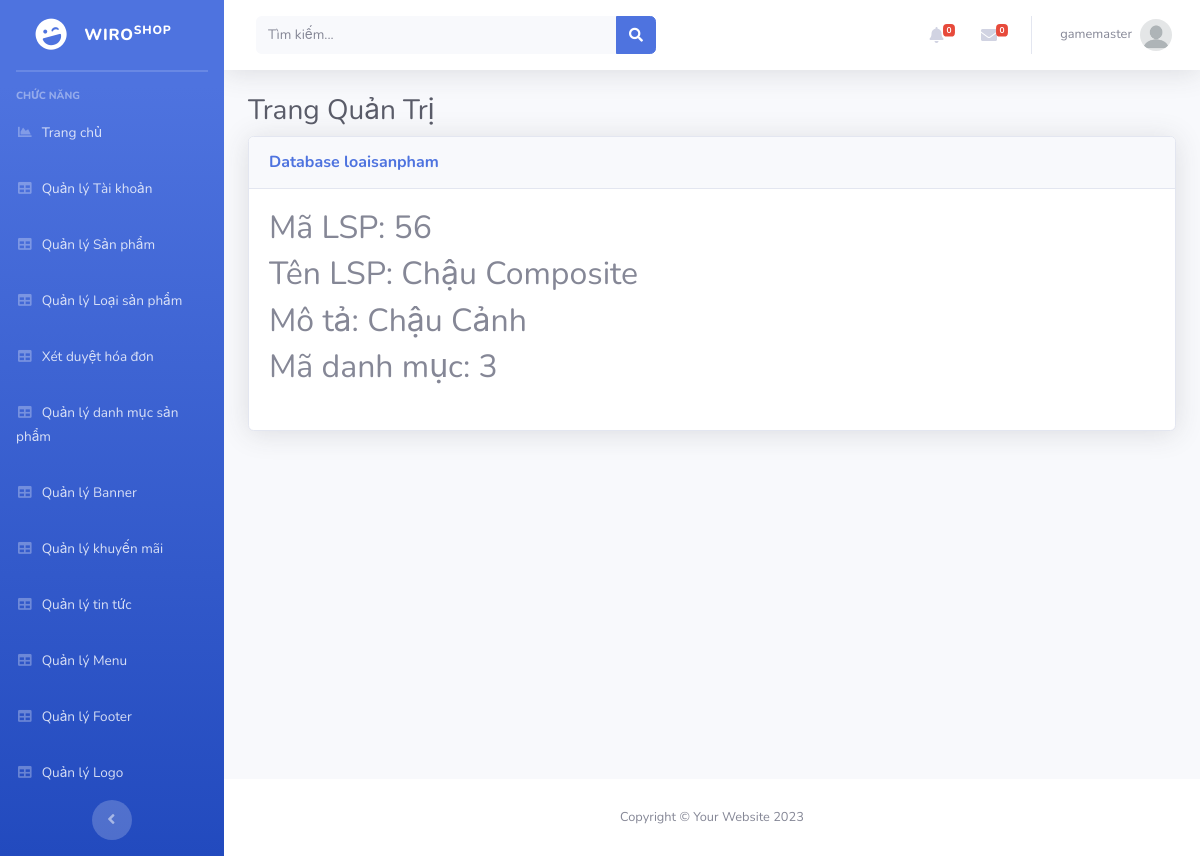
/Admin/index.php?mod=loaisanpham&act=detail&id=56 (signed in), run on the app's committed database.
### tables this page shows
CREATE TABLE `loaisanpham` (
  `MaLSP` int(11) NOT NULL,
  `TenLSP` varchar(70) NOT NULL,
  `HinhAnh` varchar(200) NOT NULL,
  `Mota` varchar(200) NOT NULL,
  `MaDM` int(11) NOT NULL
);

### Admin/MVC/controllers/LoaisanphamController.php (called while the page is built, shortened)
<?php
class LoaisanphamController
{
	var $loaisanpham_model;
	function __construct()
	{
		$this->loaisanpham_model = new loaisanpham();
	}
	public function detail()
	{
		$id = isset($_GET['id']) ? $_GET['id'] : 5;
		$data = $this->loaisanpham_model->find($id);
		require_once("MVC/Views/Admin/index.php");
	}
}

### Admin/MVC/Models/connection.php (called while the page is built, shortened)
<?php
    class Connection{
        function __construct()
        {
            $severname ="localhost";
            $username ="root";
            $password ="";
            $db_name ="senda";
            $this->conn = new mysqli($severname,$username,$password,$db_name);
        }
    }
?>

### Admin/MVC/Models/model.php (called while the page is built, shortened)
<?php
require_once("connection.php");
class Model
{
    var $conn;
    var $table;
    var $contens;
    function __construct()
    {
        $conn_obj = new Connection();
        $this->conn = $conn_obj->conn;
    }
    function find($id)
    {
        $query = "select * from $this->table where $this->contens = $id";
         return $this->conn->query($query)->fetch_assoc();
    }
}

### Admin/MVC/Views/loaisanpham/detail.php (the view)
<table class="table table-bordered" id="dataTable" width="100%" cellspacing="0">
    <h2>Mã LSP: <?= $data['MaLSP'] ?></h2>
    <h2>Tên LSP: <?= $data['TenLSP'] ?></h2>
    <h2>Mô tả: <?= $data['Mota'] ?></h2>
    <h2>Mã danh mục: <?= $data['MaDM'] ?></h2>
</table>

### data on the page
loaisanpham: MaLSP "56", TenLSP "Chậu Composite", Mota "Chậu Cảnh", MaDM "3"

### other printed values
$_SESSION['login']['TaiKhoan'] "gamemaster"
$mod "loaisanpham"
